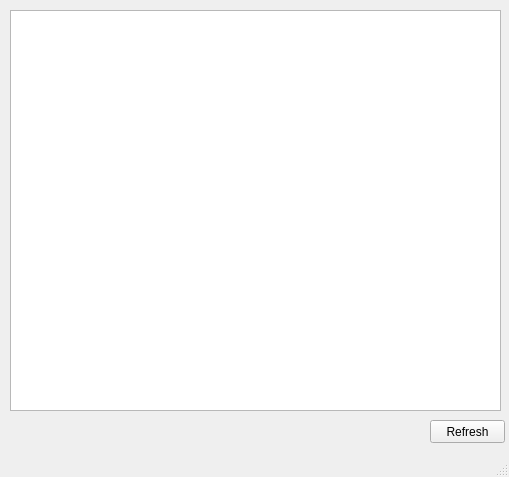
<?xml version="1.0" encoding="UTF-8"?>
<ui version="4.0">
 <class>MainWindow</class>
 <widget class="QMainWindow" name="MainWindow">
  <property name="geometry">
   <rect>
    <x>0</x>
    <y>0</y>
    <width>509</width>
    <height>477</height>
   </rect>
  </property>
  <property name="sizePolicy">
   <sizepolicy hsizetype="Fixed" vsizetype="Fixed">
    <horstretch>0</horstretch>
    <verstretch>0</verstretch>
   </sizepolicy>
  </property>
  <property name="windowTitle">
   <string>Current Snapshot</string>
  </property>
  <widget class="QWidget" name="centralwidget">
   <widget class="QTextEdit" name="textEdit">
    <property name="geometry">
     <rect>
      <x>10</x>
      <y>10</y>
      <width>491</width>
      <height>401</height>
     </rect>
    </property>
    <property name="readOnly">
     <bool>true</bool>
    </property>
   </widget>
   <widget class="QPushButton" name="pushButton">
    <property name="geometry">
     <rect>
      <x>430</x>
      <y>420</y>
      <width>75</width>
      <height>23</height>
     </rect>
    </property>
    <property name="text">
     <string>Refresh</string>
    </property>
   </widget>
  </widget>
  <widget class="QStatusBar" name="statusbar"/>
 </widget>
 <resources/>
 <connections/>
</ui>
